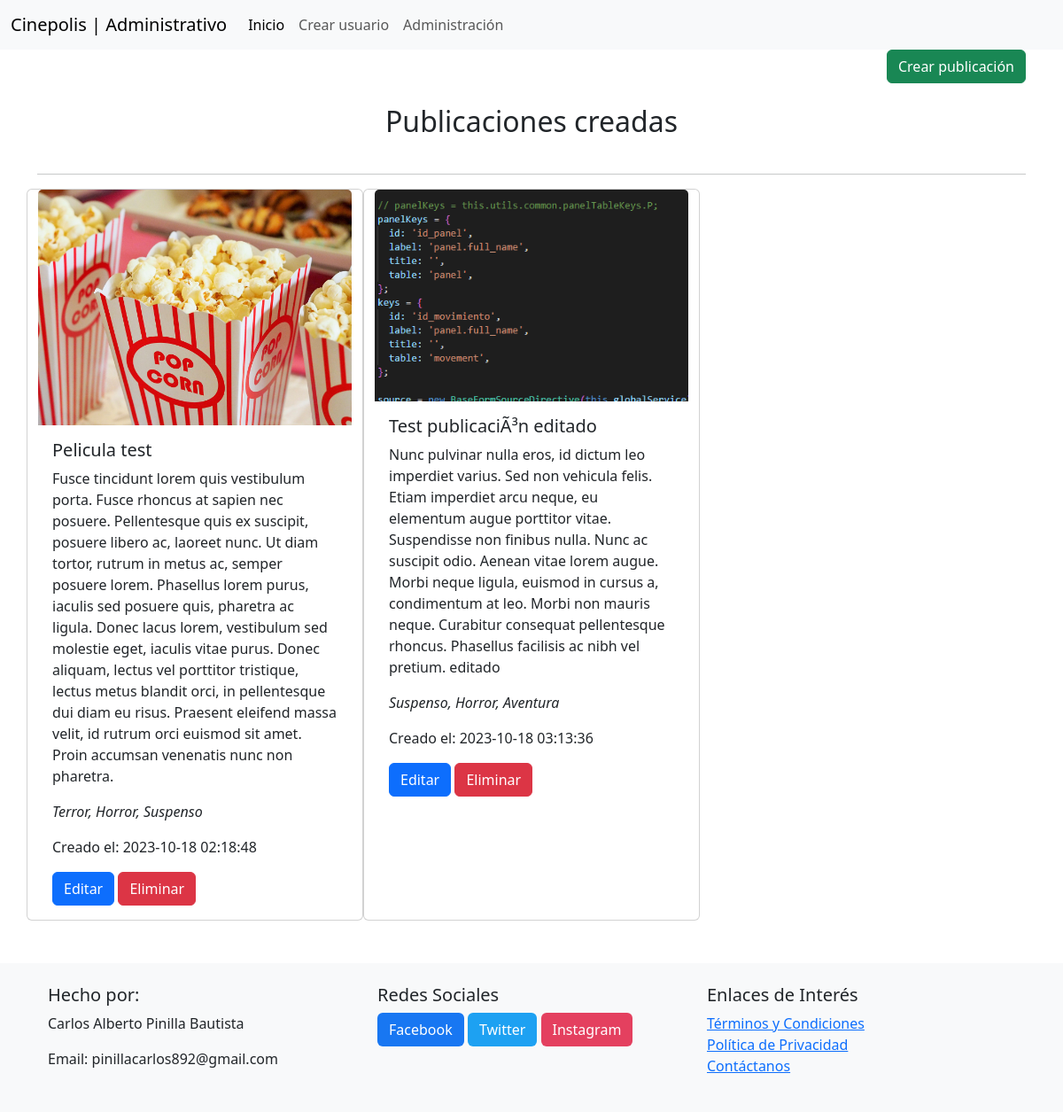
/post-index.php, run on the app's committed database.
### tables this page shows
CREATE TABLE `post` (
  `post_id` int(11) NOT NULL,
  `title` varchar(100) NOT NULL,
  `description` text NOT NULL,
  `tags` varchar(100) NOT NULL,
  `thumbnail` varchar(50) NOT NULL,
  `created_at` timestamp NOT NULL DEFAULT CURRENT_TIMESTAMP
);

### config/Database.php (called while the page is built, shortened)
<?php
class Database
{
    private $host = 'localhost';
    private $dbname = 'cinepolombia';
    private $username = 'root';
    private $password = '';
    private $conn;
    public function __construct()
    {
        try {
            $this->conn = new PDO("mysql:host=$this->host;dbname=$this->dbname", $this->username, $this->password);
            $this->conn->setAttribute(PDO::ATTR_ERRMODE, PDO::ERRMODE_EXCEPTION);
        } catch (PDOException $e) {
            die("Error de conexión: " . $e->getMessage());
        }
    }
    public function getConnection()
    {
        return $this->conn;
    }
}

### classes/GenericDAO.php (called while the page is built, shortened)
<?php
include_once 'config/Database.php';
class GenericDAO
{
    function __construct()
    {
        $db = new Database();
        $this->conn = $db->getConnection();
    }
}

### classes/post/PostDAO.php (called while the page is built, shortened)
<?php
include_once 'config/Database.php';
include_once 'classes/GenericDAO.php';
class PostDAO extends GenericDao
{
    function getAll()
    {
        try {
            $query = $this->conn->query("SELECT * FROM post");
            return $query->fetchAll(PDO::FETCH_ASSOC);
        } catch (PDOException $e) {
            echo "Error: " . $e->getMessage();
            return [];
        }
    }
}

### utils/functions.php (called while the page is built, shortened)
<?php
function formatTags($tags)
{
    return ucwords(str_replace(',', ', ', $tags));
}

### post-index.php (the view, shortened to what this page needs)
<?php
include 'classes/post/PostDAO.php';
?>
<!DOCTYPE html>
<html lang="en">
<head>
    <link rel="stylesheet" href="https://cdn.jsdelivr.net/npm/bootstrap@5.3.2/dist/css/bootstrap.min.css">
    <link rel="stylesheet" href="assets/css/style.css">
</head>
<body>
    <?php
    include 'components/navbar.php';
    $postDao = new PostDAO();
    ?>
    <div class="container mb-5">
        <div class="d-flex justify-content-end">
            <a href="post-add.php" class="btn btn-success">Crear publicación</a>
        </div>
        <h2 class="text-center py-4">Publicaciones creadas</h2>
        <hr>
        <div class="row">
            <?php
            $posts = $postDao->getAll();
            foreach ($posts as $post) {
            ?>
                <div class="card col-lg-4">
                    <img src="<?php echo 'images/' . $post['thumbnail']; ?>" class="card-img-top" alt="<?php echo $post['title'] ?>">
                    <div class="card-body">
                        <h5 class="card-title"><?php echo $post['title'] ?></h5>
                        <p class="card-text"><?php echo $post['description'] ?></p>
                        <p class="mb-3">
                            <i class="tag"><?php echo formatTags($post['tags']) ?></i>
                        </p>
                        <p>Creado el: <?php echo formatTags($post['created_at']) ?></p>
                        <a href="<?php echo ROOT . 'post-edit.php?id=' . $post['post_id']; ?>" class="btn btn-primary">Editar</a>
                        <a href="<?php echo ROOT . 'post-index.php?id=' . $post['post_id']; ?>" class="btn btn-danger">Eliminar</a>
                    </div>
                </div>
            <?php
            }
            ?>
        </div>
    </div>
    <?php
    include 'components/footer.php';
    ?>
</body>
</html>

### components/navbar.php (shortened to what this page needs)
<nav class="navbar navbar-expand-lg bg-body-tertiary">
    <div class="container-fluid">
        <a class="navbar-brand" href="#">Cinepolis | Administrativo</a>
        <div class="collapse navbar-collapse" id="navbarNav">
            <ul class="navbar-nav">
                <li class="nav-item">
                    <a class="nav-link active" aria-current="page" href="index.php">Inicio</a>
                </li>
                <li class="nav-item">
                    <a class="nav-link" href="user-add.php">Crear usuario</a>
                </li>
                <li class="nav-item">
                    <a class="nav-link" href="admin.php">Administración</a>
                </li>
            </ul>
        </div>
    </div>
</nav>

### components/footer.php (shortened to what this page needs)
<footer class="bg-light text-dark">
    <div class="container py-4">
        <div class="row mx-auto">
            <div class="col-md-4">
                <h5>Hecho por:</h5>
                <p>Carlos Alberto Pinilla Bautista</p>
                <p>Email: pinillacarlos892@gmail.com</p>
            </div>
            <div class="col-md-4">
                <h5>Redes Sociales</h5>
                <div class="flex gap-2">
                    <a href="#" class="btn btn-facebook">
                        Facebook
                    </a>
                    <a href="#" class="btn btn-twitter">
                        Twitter
                    </a>
                    <a href="#" class="btn btn-instagram">
                        Instagram
                    </a>
                </div>
            </div>
            <div class="col-md-4">
                <h5>Enlaces de Interés</h5>
                <ul class="list-unstyled">
                    <li><a href="#">Términos y Condiciones</a></li>
                    <li><a href="#">Política de Privacidad</a></li>
                    <li><a href="#">Contáctanos</a></li>
                </ul>
            </div>
        </div>
    </div>
</footer>

### assets/css/style.css (style rules this page uses)
body { margin: 0; padding: 0; box-sizing: border-box; }
.btn-facebook { background-color: #1877f2; color: #fff; }
.btn-twitter { background-color: #1da1f2; color: #fff; }
.btn-instagram { background-color: #e4405f; color: #fff; }

### data on the page
post: thumbnail (picture), title "Pelicula test", description "Fusce tincidunt lorem quis vestibulum porta. Fusce rhoncus at sapien nec posuere. Pellentesque quis ex suscipit, posuere libero ac, laoreet nunc. Ut diam tortor, rutrum in metus ac, semper posuere lorem. Phasellus lorem purus, iaculis sed posuere quis, pharetra ac ligula. Donec lacus lorem, vestibulum sed molestie eget, iaculis vitae purus. Donec aliquam, lectus vel porttitor tristique, lectus metus blandit orci, in pellentesque dui diam eu risus. Praesent eleifend massa velit, id rutrum orci euismod sit amet. Proin accumsan venenatis nunc non pharetra.", tags "Terror, Horror, Suspenso", created_at "2023-10-18 02:18:48"
post: thumbnail (picture), title "Test publicaciÃ³n editado", description "Nunc pulvinar nulla eros, id dictum leo imperdiet varius. Sed non vehicula felis. Etiam imperdiet arcu neque, eu elementum augue porttitor vitae. Suspendisse non finibus nulla. Nunc ac suscipit odio. Aenean vitae lorem augue. Morbi neque ligula, euismod in cursus a, condimentum at leo. Morbi non mauris neque. Curabitur consequat pellentesque rhoncus. Phasellus facilisis ac nibh vel pretium. editado", tags "Suspenso, Horror, Aventura", created_at "2023-10-18 03:13:36"
